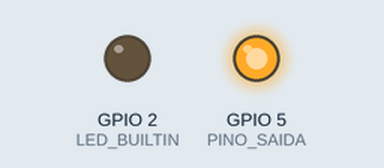
Recording of a program running on a simulated ESP8266 (NodeMCU). Parts: output pins drawn as LEDs (lit = HIGH, except the on-board LED, lit = LOW).

Above: at 0.5 s.
At 10.55 s:
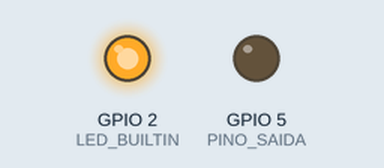
Timing chart, 0 to 17.8 s (numbered marks = the images above):
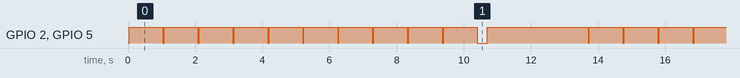

The program:

main.cpp
```cpp
// Gerador de pulsos para o teste de bancada do FW-02 (roda no NodeMCU de teste, não no produto).
// Ciclo: 10 pulsos de 40 ms (devem ser ignorados) + 1 nível estável de 300 ms (deve ser reconhecido).
#include <Arduino.h>

constexpr uint8_t PINO_SAIDA = 5;  // D1 do NodeMCU

void pulso(uint32_t duracaoMs) {
  digitalWrite(PINO_SAIDA, LOW);   // LOW = "contato fechou" para a entrada com pull-up da ESP32
  digitalWrite(LED_BUILTIN, LOW);  // LED do NodeMCU acende em LOW: mostra o pulso a olho
  delay(duracaoMs);
  digitalWrite(PINO_SAIDA, HIGH);
  digitalWrite(LED_BUILTIN, HIGH);
}

void setup() {
  pinMode(PINO_SAIDA, OUTPUT);
  digitalWrite(PINO_SAIDA, HIGH);
  pinMode(LED_BUILTIN, OUTPUT);
  digitalWrite(LED_BUILTIN, HIGH);
}

void loop() {
  for (int i = 0; i < 10; i++) {
    pulso(40);
    delay(1000);
  }
  pulso(300);
  delay(3000);
}
```

Measured:
- by itself, GPIO 2 (LED_BUILTIN), GPIO 5 (PINO_SAIDA): moves between LOW and HIGH, repeating every 13.7 s
- by itself, everything shown: repeats every 13.7 s, in 22 steps
